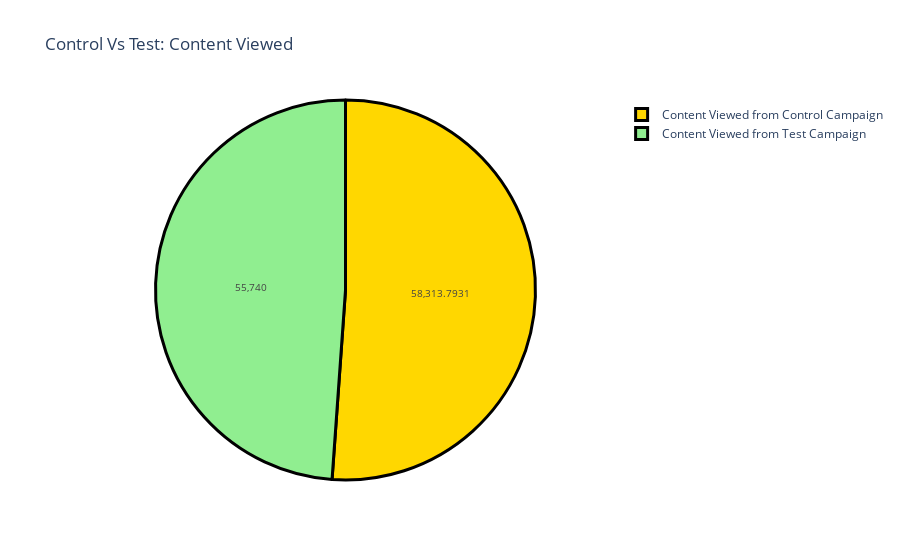

Notebook cell for this chart:
### Markdown cell above
### Analyze relationship between the amount of content viewed after reaching the website from both campaigns.

### Code cell
label = ["Content Viewed from Control Campaign", 
         "Content Viewed from Test Campaign"]
counts = [sum(control_data["Content Viewed"]), 
          sum(test_data["Content Viewed"])]
colors = ['gold','lightgreen']
fig = go.Figure(data=[go.Pie(labels=label, values=counts)])
fig.update_layout(title_text='Control Vs Test: Content Viewed')
fig.update_traces(hoverinfo='label+percent', textinfo='value', 
                  textfont_size=10,
                  marker=dict(colors=colors, 
                              line=dict(color='black', width=3)))
fig.show()

### Figure 1 — Plotly figure (JSON) as saved in the notebook; plotly's stock layout.template omitted (floating-point values rounded to 4 significant figures)
{"data": [{"hoverinfo": "label+percent", "labels": ["Content Viewed from Control Campaign", "Content Viewed from Test Campaign"], "marker": {"colors": ["gold", "lightgreen"], "line": {"color": "black", "width": 3}}, "textfont": {"size": 10}, "textinfo": "value", "type": "pie", "values": [58310.0, 55740]}], "layout": {"autosize": true, "title": {"text": "Control Vs Test: Content Viewed"}}}
